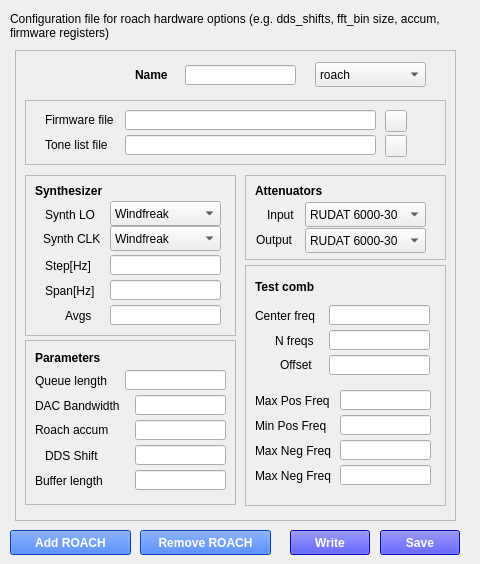
    <widget class="QWidget" name="roachTab">
     <attribute name="title">
      <string>ROACH</string>
     </attribute>
     <widget class="QLabel" name="label_32">
      <property name="geometry">
       <rect>
        <x>10</x>
        <y>10</y>
        <width>461</width>
        <height>31</height>
       </rect>
      </property>
      <property name="font">
       <font>
        <pointsize>9</pointsize>
       </font>
      </property>
      <property name="text">
       <string>Configuration file for roach hardware options (e.g. dds_shifts, fft_bin size, accum, firmware registers)</string>
      </property>
      <property name="wordWrap">
       <bool>true</bool>
      </property>
     </widget>
     <widget class="QPushButton" name="roachBtn">
      <property name="geometry">
       <rect>
        <x>380</x>
        <y>530</y>
        <width>80</width>
        <height>25</height>
       </rect>
      </property>
      <property name="font">
       <font>
        <pointsize>9</pointsize>
        <weight>75</weight>
        <bold>true</bold>
       </font>
      </property>
      <property name="styleSheet">
       <string notr="true">color: white;
background-color: blue</string>
      </property>
      <property name="text">
       <string>Save</string>
      </property>
     </widget>
     <widget class="QPushButton" name="addRoachBtn">
      <property name="geometry">
       <rect>
        <x>10</x>
        <y>530</y>
        <width>121</width>
        <height>25</height>
       </rect>
      </property>
      <property name="font">
       <font>
        <pointsize>9</pointsize>
        <weight>75</weight>
        <bold>true</bold>
       </font>
      </property>
      <property name="styleSheet">
       <string notr="true">color: white;
background-color: rgb(0, 85, 255)
</string>
      </property>
      <property name="text">
       <string>Add ROACH</string>
      </property>
     </widget>
     <widget class="QFrame" name="frame_22">
      <property name="geometry">
       <rect>
        <x>15</x>
        <y>50</y>
        <width>441</width>
        <height>471</height>
       </rect>
      </property>
      <property name="font">
       <font>
        <pointsize>9</pointsize>
       </font>
      </property>
      <property name="frameShape">
       <enum>QFrame::StyledPanel</enum>
      </property>
      <property name="frameShadow">
       <enum>QFrame::Raised</enum>
      </property>
      <widget class="QFrame" name="frame_5">
       <property name="geometry">
        <rect>
         <x>230</x>
         <y>215</y>
         <width>201</width>
         <height>241</height>
        </rect>
       </property>
       <property name="frameShape">
        <enum>QFrame::StyledPanel</enum>
       </property>
       <property name="frameShadow">
        <enum>QFrame::Raised</enum>
       </property>
       <widget class="QLabel" name="label_343">
        <property name="geometry">
         <rect>
          <x>10</x>
          <y>14</y>
          <width>101</width>
          <height>16</height>
         </rect>
        </property>
        <property name="font">
         <font>
          <pointsize>9</pointsize>
          <weight>75</weight>
          <bold>true</bold>
         </font>
        </property>
        <property name="text">
         <string>Test comb</string>
        </property>
       </widget>
       <widget class="QLineEdit" name="nFreqsEdit">
        <property name="geometry">
         <rect>
          <x>84</x>
          <y>65</y>
          <width>101</width>
          <height>20</height>
         </rect>
        </property>
        <property name="font">
         <font>
          <pointsize>9</pointsize>
         </font>
        </property>
       </widget>
       <widget class="QLabel" name="label_75">
        <property name="geometry">
         <rect>
          <x>35</x>
          <y>89</y>
          <width>51</width>
          <height>21</height>
         </rect>
        </property>
        <property name="font">
         <font>
          <pointsize>9</pointsize>
         </font>
        </property>
        <property name="text">
         <string>Offset</string>
        </property>
       </widget>
       <widget class="QLineEdit" name="centerFreqEdit">
        <property name="geometry">
         <rect>
          <x>84</x>
          <y>40</y>
          <width>101</width>
          <height>20</height>
         </rect>
        </property>
        <property name="font">
         <font>
          <pointsize>9</pointsize>
         </font>
        </property>
       </widget>
       <widget class="QLabel" name="label_76">
        <property name="geometry">
         <rect>
          <x>30</x>
          <y>65</y>
          <width>51</width>
          <height>21</height>
         </rect>
        </property>
        <property name="font">
         <font>
          <pointsize>9</pointsize>
         </font>
        </property>
        <property name="text">
         <string>N freqs</string>
        </property>
       </widget>
       <widget class="QLineEdit" name="offsetFreqEdit">
        <property name="geometry">
         <rect>
          <x>84</x>
          <y>90</y>
          <width>101</width>
          <height>20</height>
         </rect>
        </property>
        <property name="font">
         <font>
          <pointsize>9</pointsize>
         </font>
        </property>
       </widget>
       <widget class="QLabel" name="label_77">
        <property name="geometry">
         <rect>
          <x>10</x>
          <y>40</y>
          <width>71</width>
          <height>21</height>
         </rect>
        </property>
        <property name="font">
         <font>
          <pointsize>9</pointsize>
         </font>
        </property>
        <property name="text">
         <string>Center freq</string>
        </property>
       </widget>
       <widget class="QLineEdit" name="maxPosFreqEdit">
        <property name="geometry">
         <rect>
          <x>95</x>
          <y>125</y>
          <width>91</width>
          <height>20</height>
         </rect>
        </property>
        <property name="font">
         <font>
          <pointsize>9</pointsize>
         </font>
        </property>
       </widget>
       <widget class="QLabel" name="label_78">
        <property name="geometry">
         <rect>
          <x>10</x>
          <y>125</y>
          <width>81</width>
          <height>21</height>
         </rect>
        </property>
        <property name="font">
         <font>
          <pointsize>9</pointsize>
         </font>
        </property>
        <property name="text">
         <string>Max Pos Freq</string>
        </property>
       </widget>
       <widget class="QLabel" name="label_79">
        <property name="geometry">
         <rect>
          <x>10</x>
          <y>150</y>
          <width>81</width>
          <height>21</height>
         </rect>
        </property>
        <property name="font">
         <font>
          <pointsize>9</pointsize>
         </font>
        </property>
        <property name="text">
         <string>Min Pos Freq</string>
        </property>
       </widget>
       <widget class="QLineEdit" name="minPosFreqEdit">
        <property name="geometry">
         <rect>
          <x>95</x>
          <y>150</y>
          <width>91</width>
          <height>20</height>
         </rect>
        </property>
        <property name="font">
         <font>
          <pointsize>9</pointsize>
         </font>
        </property>
       </widget>
       <widget class="QLabel" name="label_80">
        <property name="geometry">
         <rect>
          <x>10</x>
          <y>175</y>
          <width>91</width>
          <height>21</height>
         </rect>
        </property>
        <property name="font">
         <font>
          <pointsize>9</pointsize>
         </font>
        </property>
        <property name="text">
         <string>Max Neg Freq</string>
        </property>
       </widget>
       <widget class="QLineEdit" name="maxNegFreqEdit">
        <property name="geometry">
         <rect>
          <x>95</x>
          <y>175</y>
          <width>91</width>
          <height>20</height>
         </rect>
        </property>
        <property name="font">
         <font>
          <pointsize>9</pointsize>
         </font>
        </property>
       </widget>
       <widget class="QLineEdit" name="minNegFreqEdit">
        <property name="geometry">
         <rect>
          <x>95</x>
          <y>200</y>
          <width>91</width>
          <height>20</height>
         </rect>
        </property>
        <property name="font">
         <font>
          <pointsize>9</pointsize>
         </font>
        </property>
       </widget>
       <widget class="QLabel" name="label_81">
        <property name="geometry">
         <rect>
          <x>10</x>
          <y>200</y>
          <width>91</width>
          <height>21</height>
         </rect>
        </property>
        <property name="font">
         <font>
          <pointsize>9</pointsize>
         </font>
        </property>
        <property name="text">
         <string>Max Neg Freq</string>
        </property>
       </widget>
      </widget>
      <widget class="QLabel" name="label_67">
       <property name="geometry">
        <rect>
         <x>120</x>
         <y>14</y>
         <width>51</width>
         <height>21</height>
        </rect>
       </property>
       <property name="font">
        <font>
         <pointsize>9</pointsize>
         <weight>75</weight>
         <bold>true</bold>
        </font>
       </property>
       <property name="text">
        <string>Name</string>
       </property>
      </widget>
      <widget class="QFrame" name="frame_2">
       <property name="geometry">
        <rect>
         <x>10</x>
         <y>125</y>
         <width>211</width>
         <height>161</height>
        </rect>
       </property>
       <property name="font">
        <font>
         <pointsize>9</pointsize>
        </font>
       </property>
       <property name="frameShape">
        <enum>QFrame::StyledPanel</enum>
       </property>
       <property name="frameShadow">
        <enum>QFrame::Raised</enum>
       </property>
       <widget class="QLabel" name="label_340">
        <property name="geometry">
         <rect>
          <x>10</x>
          <y>8</y>
          <width>101</width>
          <height>16</height>
         </rect>
        </property>
        <property name="font">
         <font>
          <pointsize>9</pointsize>
          <weight>75</weight>
          <bold>true</bold>
         </font>
        </property>
        <property name="text">
         <string>Synthesizer</string>
        </property>
       </widget>
       <widget class="QLineEdit" name="stepSynthEdit">
        <property name="geometry">
         <rect>
          <x>85</x>
          <y>80</y>
          <width>111</width>
          <height>20</height>
         </rect>
        </property>
        <property name="font">
         <font>
          <pointsize>9</pointsize>
         </font>
        </property>
       </widget>
       <widget class="QLabel" name="label_62">
        <property name="geometry">
         <rect>
          <x>20</x>
          <y>80</y>
          <width>51</width>
          <height>21</height>
         </rect>
        </property>
        <property name="font">
         <font>
          <pointsize>9</pointsize>
         </font>
        </property>
        <property name="text">
         <string>Step[Hz]</string>
        </property>
       </widget>
       <widget class="QLineEdit" name="spanSynthEdit">
        <property name="geometry">
         <rect>
          <x>85</x>
          <y>105</y>
          <width>111</width>
          <height>20</height>
         </rect>
        </property>
        <property name="font">
         <font>
          <pointsize>9</pointsize>
         </font>
        </property>
       </widget>
       <widget class="QLabel" name="label_63">
        <property name="geometry">
         <rect>
          <x>20</x>
          <y>105</y>
          <width>61</width>
          <height>21</height>
         </rect>
        </property>
        <property name="font">
         <font>
          <pointsize>9</pointsize>
         </font>
        </property>
        <property name="text">
         <string>Span[Hz]</string>
        </property>
       </widget>
       <widget class="QLineEdit" name="avgsSynthEdit">
        <property name="geometry">
         <rect>
          <x>85</x>
          <y>130</y>
          <width>111</width>
          <height>20</height>
         </rect>
        </property>
        <property name="font">
         <font>
          <pointsize>9</pointsize>
         </font>
        </property>
       </widget>
       <widget class="QLabel" name="label_64">
        <property name="geometry">
         <rect>
          <x>40</x>
          <y>130</y>
          <width>31</width>
          <height>21</height>
         </rect>
        </property>
        <property name="font">
         <font>
          <pointsize>9</pointsize>
         </font>
        </property>
        <property name="text">
         <string>Avgs</string>
        </property>
       </widget>
       <widget class="QLabel" name="label_65">
        <property name="geometry">
         <rect>
          <x>20</x>
          <y>29</y>
          <width>61</width>
          <height>21</height>
         </rect>
        </property>
        <property name="font">
         <font>
          <pointsize>9</pointsize>
         </font>
        </property>
        <property name="text">
         <string>Synth LO</string>
        </property>
       </widget>
       <widget class="QLabel" name="label_66">
        <property name="geometry">
         <rect>
          <x>18</x>
          <y>53</y>
          <width>71</width>
          <height>21</height>
         </rect>
        </property>
        <property name="font">
         <font>
          <pointsize>9</pointsize>
         </font>
        </property>
        <property name="text">
         <string>Synth CLK</string>
        </property>
       </widget>
       <widget class="QComboBox" name="synthLOModel">
        <property name="geometry">
         <rect>
          <x>85</x>
          <y>26</y>
          <width>111</width>
          <height>25</height>
         </rect>
        </property>
        <property name="font">
         <font>
          <pointsize>9</pointsize>
          <weight>50</weight>
          <bold>false</bold>
         </font>
        </property>
        <item>
         <property name="text">
          <string>Windfreak</string>
         </property>
        </item>
        <item>
         <property name="text">
          <string>SMA100A</string>
         </property>
        </item>
        <item>
         <property name="text">
          <string>SGS100A</string>
         </property>
        </item>
        <item>
         <property name="text">
          <string>Valon 5008 CH1</string>
         </property>
        </item>
        <item>
         <property name="text">
          <string>Valon 5008 CH2</string>
         </property>
        </item>
        <item>
         <property name="text">
          <string>Valon 5009 CH1</string>
         </property>
        </item>
        <item>
         <property name="text">
          <string>Valon 5009 CH2</string>
         </property>
        </item>
        <item>
         <property name="text">
          <string>ASG3000U</string>
         </property>
        </item>
       </widget>
       <widget class="QComboBox" name="synthCLKModel">
        <property name="geometry">
         <rect>
          <x>85</x>
          <y>51</y>
          <width>111</width>
          <height>25</height>
         </rect>
        </property>
        <property name="font">
         <font>
          <pointsize>9</pointsize>
          <weight>50</weight>
          <bold>false</bold>
         </font>
        </property>
        <item>
         <property name="text">
          <string>Windfreak</string>
         </property>
        </item>
        <item>
         <property name="text">
          <string>SMA100A</string>
         </property>
        </item>
        <item>
         <property name="text">
          <string>SGS100A</string>
         </property>
        </item>
        <item>
         <property name="text">
          <string>Valon 5008 CH1</string>
         </property>
        </item>
        <item>
         <property name="text">
          <string>Valon 5008 CH2</string>
         </property>
        </item>
        <item>
         <property name="text">
          <string>Valon 5009 CH1</string>
         </property>
        </item>
        <item>
         <property name="text">
          <string>Valon 5009 CH2</string>
         </property>
        </item>
        <item>
         <property name="text">
          <string>ASG3000U</string>
         </property>
        </item>
       </widget>
      </widget>
      <widget class="QFrame" name="frame_3">
       <property name="geometry">
        <rect>
         <x>230</x>
         <y>125</y>
         <width>201</width>
         <height>85</height>
        </rect>
       </property>
       <property name="frameShape">
        <enum>QFrame::StyledPanel</enum>
       </property>
       <property name="frameShadow">
        <enum>QFrame::Raised</enum>
       </property>
       <widget class="QLabel" name="label_341">
        <property name="geometry">
         <rect>
          <x>10</x>
          <y>8</y>
          <width>101</width>
          <height>16</height>
         </rect>
        </property>
        <property name="font">
         <font>
          <pointsize>9</pointsize>
          <weight>75</weight>
          <bold>true</bold>
         </font>
        </property>
        <property name="text">
         <string>Attenuators</string>
        </property>
       </widget>
       <widget class="QLabel" name="label_70">
        <property name="geometry">
         <rect>
          <x>22</x>
          <y>29</y>
          <width>41</width>
          <height>21</height>
         </rect>
        </property>
        <property name="font">
         <font>
          <pointsize>9</pointsize>
         </font>
        </property>
        <property name="text">
         <string>Input</string>
        </property>
       </widget>
       <widget class="QLabel" name="label_71">
        <property name="geometry">
         <rect>
          <x>11</x>
          <y>54</y>
          <width>51</width>
          <height>21</height>
         </rect>
        </property>
        <property name="font">
         <font>
          <pointsize>9</pointsize>
         </font>
        </property>
        <property name="text">
         <string>Output</string>
        </property>
       </widget>
       <widget class="QComboBox" name="modelInputBox">
        <property name="geometry">
         <rect>
          <x>60</x>
          <y>27</y>
          <width>121</width>
          <height>25</height>
         </rect>
        </property>
        <property name="font">
         <font>
          <pointsize>9</pointsize>
          <weight>50</weight>
          <bold>false</bold>
         </font>
        </property>
        <item>
         <property name="text">
          <string>RUDAT 6000-30</string>
         </property>
        </item>
       </widget>
       <widget class="QComboBox" name="modelOutputBox">
        <property name="geometry">
         <rect>
          <x>60</x>
          <y>53</y>
          <width>121</width>
          <height>25</height>
         </rect>
        </property>
        <property name="font">
         <font>
          <pointsize>9</pointsize>
          <weight>50</weight>
          <bold>false</bold>
         </font>
        </property>
        <item>
         <property name="text">
          <string>RUDAT 6000-30</string>
         </property>
        </item>
       </widget>
      </widget>
      <widget class="QFrame" name="frame">
       <property name="geometry">
        <rect>
         <x>10</x>
         <y>50</y>
         <width>421</width>
         <height>65</height>
        </rect>
       </property>
       <property name="frameShape">
        <enum>QFrame::StyledPanel</enum>
       </property>
       <property name="frameShadow">
        <enum>QFrame::Raised</enum>
       </property>
       <widget class="QPushButton" name="firmFileBtn">
        <property name="geometry">
         <rect>
          <x>360</x>
          <y>10</y>
          <width>22</width>
          <height>22</height>
         </rect>
        </property>
        <property name="text">
         <string/>
        </property>
        <property name="icon">
         <iconset>
          <normaloff>../icon/firmware.png</normaloff>../icon/firmware.png</iconset>
        </property>
       </widget>
       <widget class="QLabel" name="label_53">
        <property name="geometry">
         <rect>
          <x>20</x>
          <y>10</y>
          <width>81</width>
          <height>20</height>
         </rect>
        </property>
        <property name="font">
         <font>
          <pointsize>9</pointsize>
         </font>
        </property>
        <property name="text">
         <string>Firmware file</string>
        </property>
       </widget>
       <widget class="QLineEdit" name="firmfileEdit">
        <property name="geometry">
         <rect>
          <x>100</x>
          <y>10</y>
          <width>251</width>
          <height>20</height>
         </rect>
        </property>
        <property name="font">
         <font>
          <pointsize>9</pointsize>
         </font>
        </property>
       </widget>
       <widget class="QPushButton" name="tonesFileBtn">
        <property name="geometry">
         <rect>
          <x>360</x>
          <y>35</y>
          <width>22</width>
          <height>22</height>
         </rect>
        </property>
        <property name="text">
         <string/>
        </property>
        <property name="icon">
         <iconset>
          <normaloff>../icon/firmware.png</normaloff>../icon/firmware.png</iconset>
        </property>
       </widget>
       <widget class="QLabel" name="label_61">
        <property name="geometry">
         <rect>
          <x>20</x>
          <y>35</y>
          <width>81</width>
          <height>20</height>
         </rect>
        </property>
        <property name="font">
         <font>
          <pointsize>9</pointsize>
         </font>
        </property>
        <property name="text">
         <string>Tone list file</string>
        </property>
       </widget>
       <widget class="QLineEdit" name="toneListFileEdit">
        <property name="geometry">
         <rect>
          <x>100</x>
          <y>35</y>
          <width>251</width>
          <height>20</height>
         </rect>
        </property>
        <property name="font">
         <font>
          <pointsize>9</pointsize>
         </font>
        </property>
       </widget>
      </widget>
      <widget class="QComboBox" name="nameRoachBox">
       <property name="geometry">
        <rect>
         <x>300</x>
         <y>12</y>
         <width>111</width>
         <height>25</height>
        </rect>
       </property>
       <property name="font">
        <font>
         <pointsize>9</pointsize>
         <weight>50</weight>
         <bold>false</bold>
        </font>
       </property>
       <item>
        <property name="text">
         <string>roach</string>
        </property>
       </item>
      </widget>
      <widget class="QFrame" name="frame_4">
       <property name="geometry">
        <rect>
         <x>10</x>
         <y>290</y>
         <width>211</width>
         <height>165</height>
        </rect>
       </property>
       <property name="frameShape">
        <enum>QFrame::StyledPanel</enum>
       </property>
       <property name="frameShadow">
        <enum>QFrame::Raised</enum>
       </property>
       <widget class="QLabel" name="label_342">
        <property name="geometry">
         <rect>
          <x>10</x>
          <y>10</y>
          <width>101</width>
          <height>16</height>
         </rect>
        </property>
        <property name="font">
         <font>
          <pointsize>9</pointsize>
          <weight>75</weight>
          <bold>true</bold>
         </font>
        </property>
        <property name="text">
         <string>Parameters</string>
        </property>
       </widget>
       <widget class="QLineEdit" name="dacBwEdit">
        <property name="geometry">
         <rect>
          <x>110</x>
          <y>55</y>
          <width>91</width>
          <height>20</height>
         </rect>
        </property>
        <property name="font">
         <font>
          <pointsize>9</pointsize>
         </font>
        </property>
       </widget>
       <widget class="QLabel" name="label_68">
        <property name="geometry">
         <rect>
          <x>10</x>
          <y>79</y>
          <width>81</width>
          <height>21</height>
         </rect>
        </property>
        <property name="font">
         <font>
          <pointsize>9</pointsize>
         </font>
        </property>
        <property name="text">
         <string>Roach accum</string>
        </property>
       </widget>
       <widget class="QLineEdit" name="maxQueueEdit">
        <property name="geometry">
         <rect>
          <x>100</x>
          <y>30</y>
          <width>101</width>
          <height>20</height>
         </rect>
        </property>
        <property name="font">
         <font>
          <pointsize>9</pointsize>
         </font>
        </property>
       </widget>
       <widget class="QLabel" name="label_69">
        <property name="geometry">
         <rect>
          <x>10</x>
          <y>55</y>
          <width>101</width>
          <height>21</height>
         </rect>
        </property>
        <property name="font">
         <font>
          <pointsize>9</pointsize>
         </font>
        </property>
        <property name="text">
         <string>DAC Bandwidth</string>
        </property>
       </widget>
       <widget class="QLineEdit" name="roachAccumEdit">
        <property name="geometry">
         <rect>
          <x>110</x>
          <y>80</y>
          <width>91</width>
          <height>20</height>
         </rect>
        </property>
        <property name="font">
         <font>
          <pointsize>9</pointsize>
         </font>
        </property>
       </widget>
       <widget class="QLabel" name="label_72">
        <property name="geometry">
         <rect>
          <x>10</x>
          <y>30</y>
          <width>91</width>
          <height>21</height>
         </rect>
        </property>
        <property name="font">
         <font>
          <pointsize>9</pointsize>
         </font>
        </property>
        <property name="text">
         <string>Queue length</string>
        </property>
       </widget>
       <widget class="QLineEdit" name="ddsEdit">
        <property name="geometry">
         <rect>
          <x>110</x>
          <y>105</y>
          <width>91</width>
          <height>20</height>
         </rect>
        </property>
        <property name="font">
         <font>
          <pointsize>9</pointsize>
         </font>
        </property>
       </widget>
       <widget class="QLabel" name="label_73">
        <property name="geometry">
         <rect>
          <x>20</x>
          <y>105</y>
          <width>61</width>
          <height>21</height>
         </rect>
        </property>
        <property name="font">
         <font>
          <pointsize>9</pointsize>
         </font>
        </property>
        <property name="text">
         <string>DDS Shift</string>
        </property>
       </widget>
       <widget class="QLabel" name="label_74">
        <property name="geometry">
         <rect>
          <x>10</x>
          <y>130</y>
          <width>91</width>
          <height>21</height>
         </rect>
        </property>
        <property name="font">
         <font>
          <pointsize>9</pointsize>
         </font>
        </property>
        <property name="text">
         <string>Buffer length</string>
        </property>
       </widget>
       <widget class="QLineEdit" name="bufferLenEdit">
        <property name="geometry">
         <rect>
          <x>110</x>
          <y>130</y>
          <width>91</width>
          <height>20</height>
         </rect>
        </property>
        <property name="font">
         <font>
          <pointsize>9</pointsize>
         </font>
        </property>
       </widget>
      </widget>
      <widget class="QLineEdit" name="nameRoachEdit">
       <property name="geometry">
        <rect>
         <x>170</x>
         <y>15</y>
         <width>111</width>
         <height>20</height>
        </rect>
       </property>
       <property name="font">
        <font>
         <pointsize>9</pointsize>
        </font>
       </property>
      </widget>
     </widget>
     <widget class="QPushButton" name="removeRoachBtn">
      <property name="geometry">
       <rect>
        <x>140</x>
        <y>530</y>
        <width>131</width>
        <height>25</height>
       </rect>
      </property>
      <property name="font">
       <font>
        <pointsize>9</pointsize>
        <weight>75</weight>
        <bold>true</bold>
       </font>
      </property>
      <property name="styleSheet">
       <string notr="true">color: white;
background-color: rgb(0, 85, 255)</string>
      </property>
      <property name="text">
       <string>Remove ROACH</string>
      </property>
     </widget>
     <widget class="QPushButton" name="roachWriteBtn">
      <property name="geometry">
       <rect>
        <x>290</x>
        <y>530</y>
        <width>80</width>
        <height>25</height>
       </rect>
      </property>
      <property name="font">
       <font>
        <pointsize>9</pointsize>
        <weight>75</weight>
        <bold>true</bold>
       </font>
      </property>
      <property name="styleSheet">
       <string notr="true">color: white;
background-color: blue</string>
      </property>
      <property name="text">
       <string>Write</string>
      </property>
     </widget>
    </widget>
